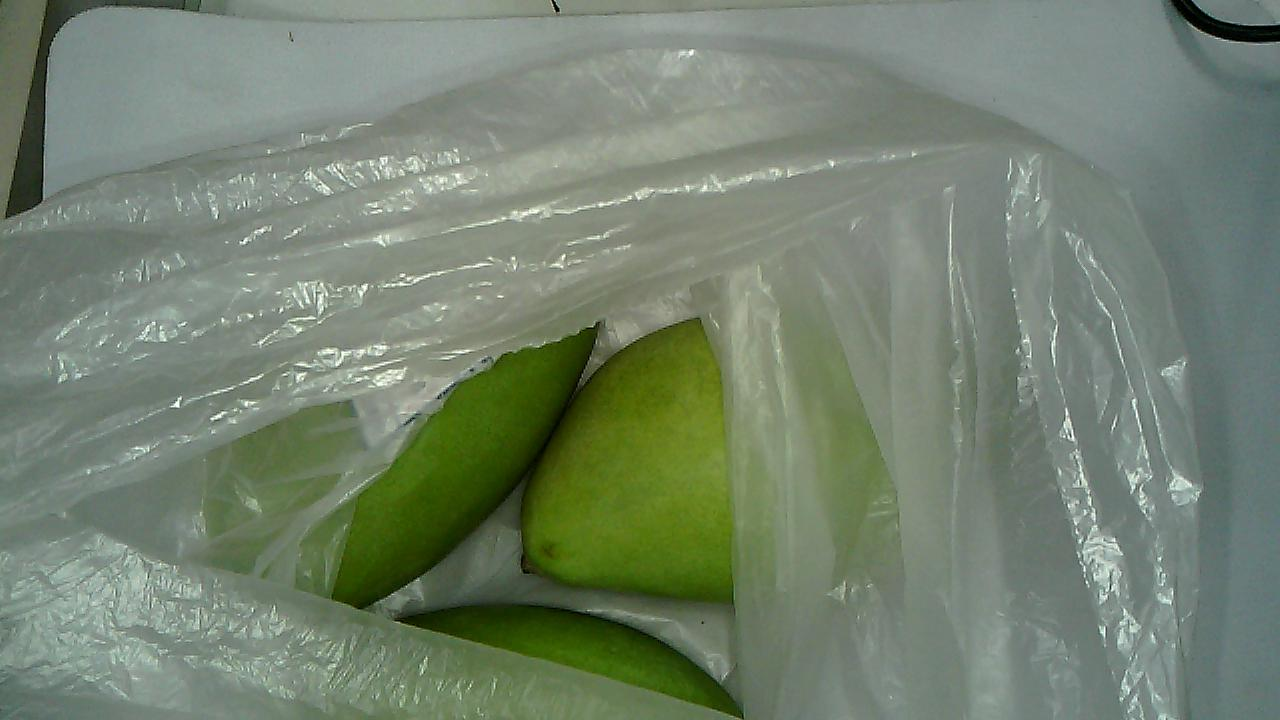
#> input picture lessons/image_processing/homework2/picture/1/2.jpg, 1280 x 720 px
$ python distance_cut.py   (older library calls are emulated)
#> lines starting #> are read from the running program, lines starting #| are printed output that depends on the picture; after the words box and inside, x2 and y2 are one past the last pixel; in counts of white or black regions, pixels touching at a corner belong together
import numpy as np
import matplotlib.pyplot as plt
from scipy import ndimage as ndi
from skimage import morphology,feature
import cv2


img_fil3 = 'picture/1/2.jpg'
img4 = cv2.imread(img_fil3)
#> img4 is the input picture: shape (720, 1280, 3); mean B, G, R 110.7, 129.6, 115.9
gray4 = cv2.cvtColor(img4, cv2.COLOR_BGR2GRAY)

#现在我们用分水岭算法分离两个圆
distance = ndi.distance_transform_edt(gray4) #距离变换
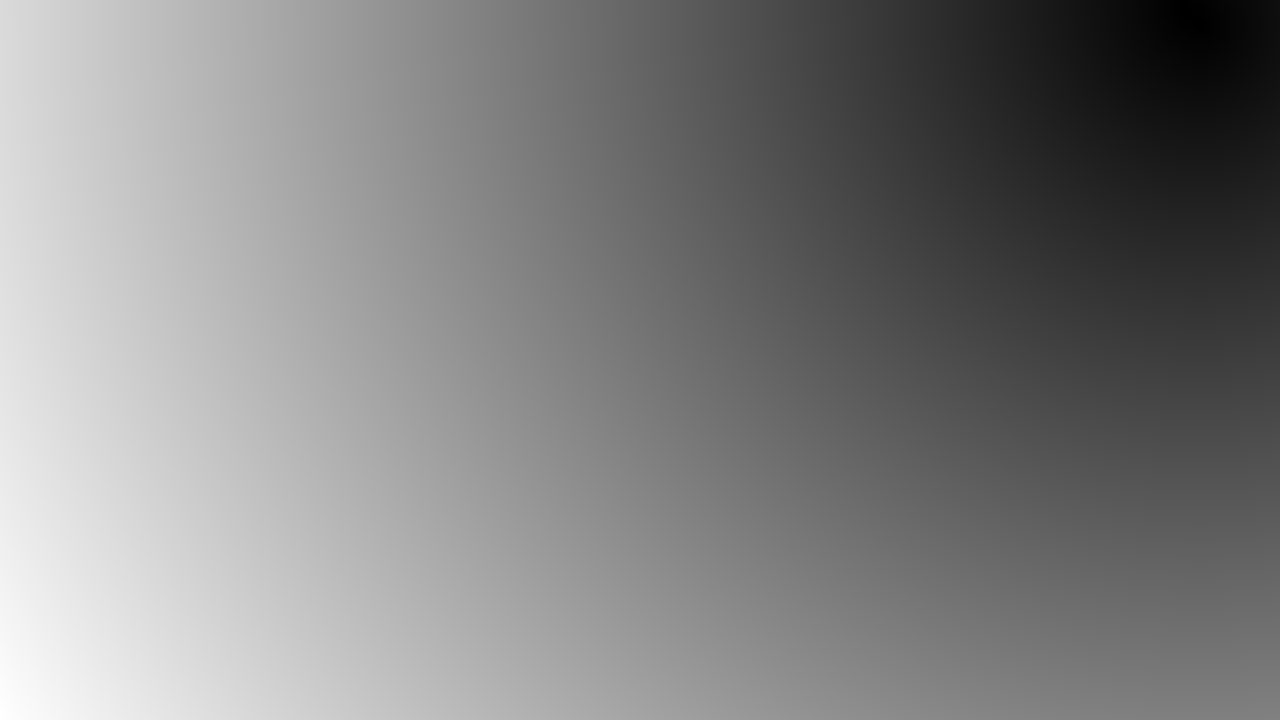
#> distance: shape (720, 1280) float64; min 0, max 1380.8, mean 705.6; drawn with min black and max white
local_maxi =feature.peak_local_max(distance, indices=False, footprint=np.ones((3, 3)),
                                   labels=gray4)   #寻找峰值
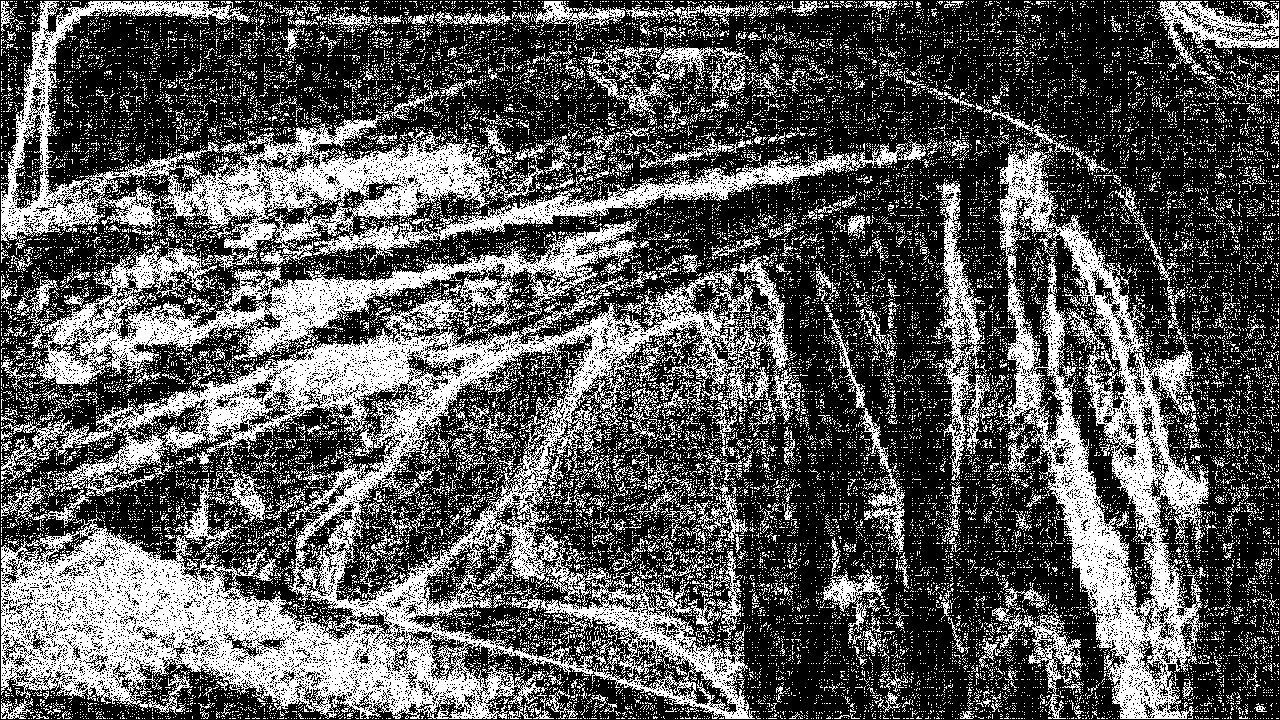
#> local_maxi: shape (720, 1280) bool; 35.1% white in thin lines or dots
markers = ndi.label(local_maxi)[0] #初始标记点
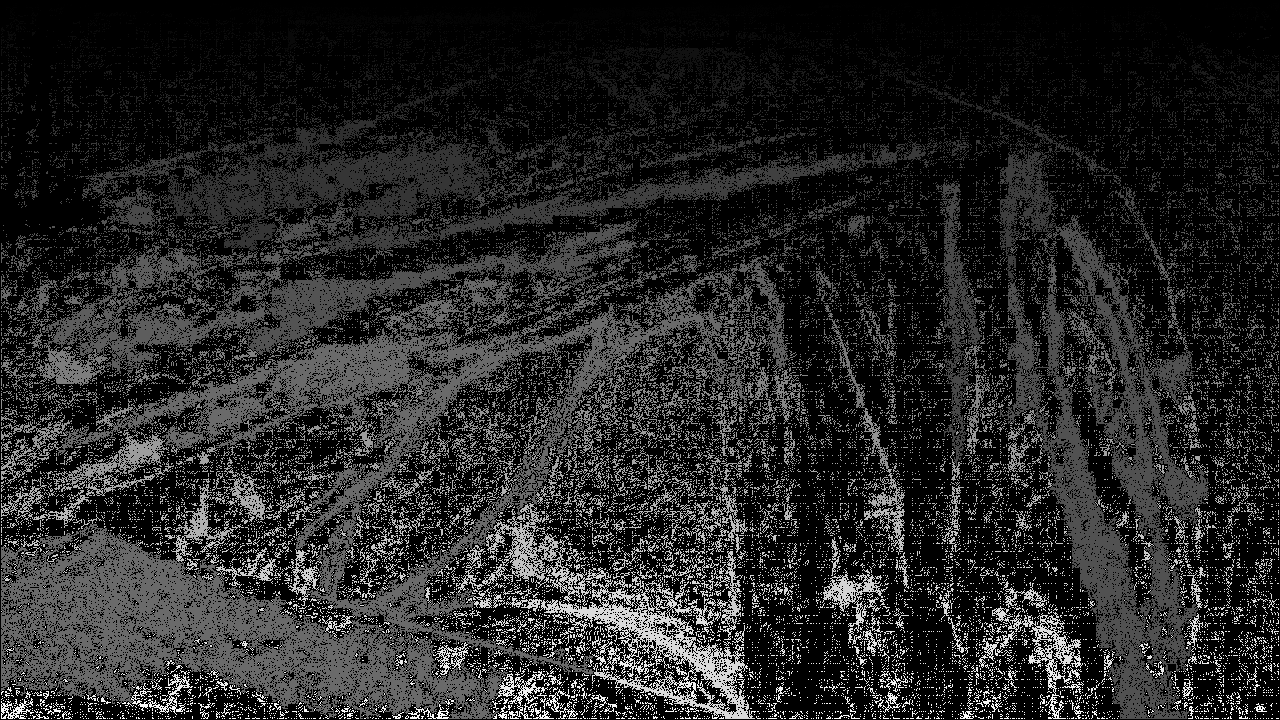
#> markers: shape (720, 1280) int32; min 0, max 54305, mean 8252.8; drawn with min black and max white
labels =morphology.watershed(-distance, markers, mask=gray4) #基于距离变换的分水岭算法
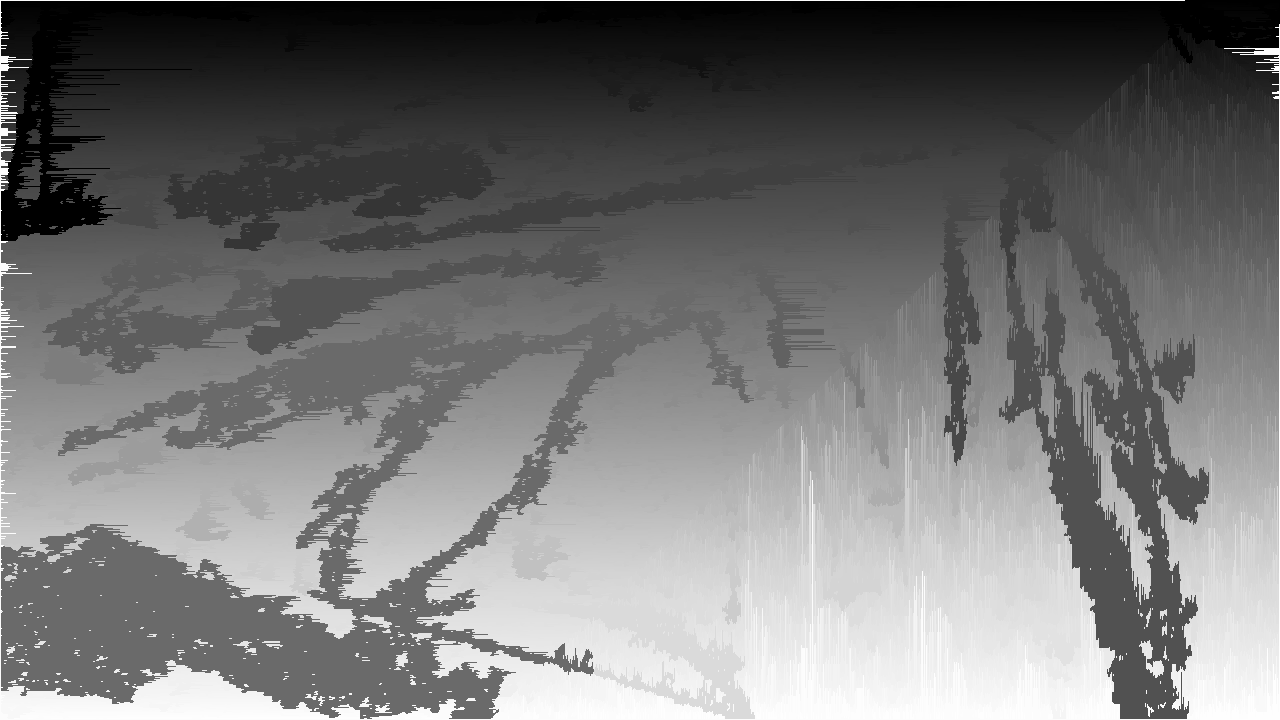
#> labels: shape (720, 1280) int32; min 0, max 54305, mean 25036.3; drawn with min black and max white

plt.subplot(2, 2, 1)
plt.imshow(gray4)
plt.subplot(2, 2, 2)
plt.imshow(-distance)
plt.subplot(2, 2, 3)
plt.imshow(markers)
plt.subplot(2, 2, 4)
plt.imshow(labels)
plt.show()
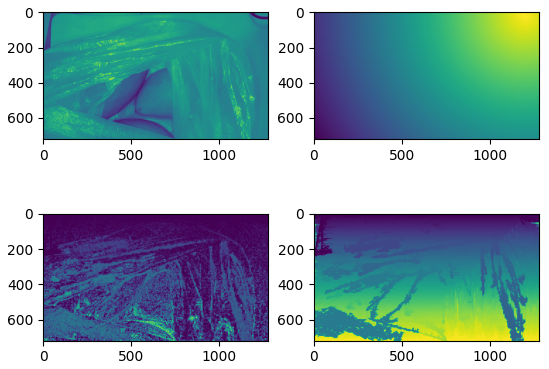
#> figure drawn by matplotlib, 4 panels

$ run again, with lessons/image_processing/homework2/picture/1/3.jpg copied over lessons/image_processing/homework2/picture/1/2.jpg
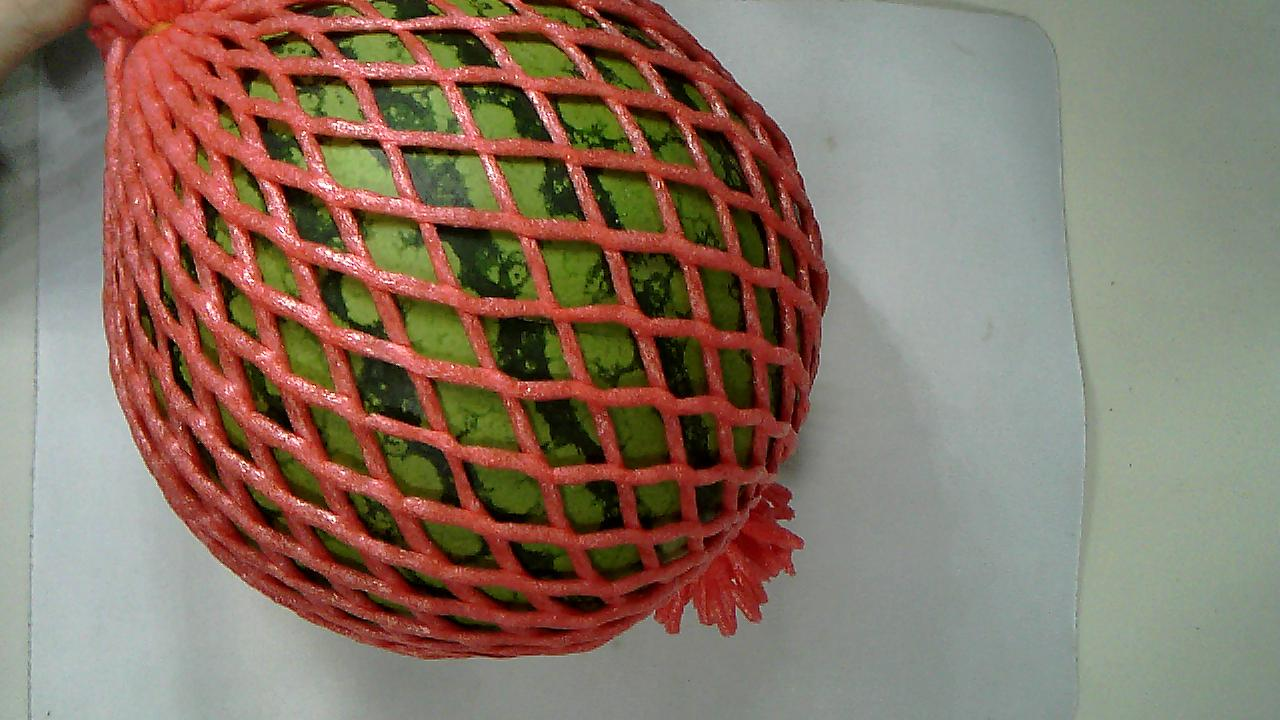
#> input picture lessons/image_processing/homework2/picture/1/3.jpg, 1280 x 720 px
#> img4 is the input picture: shape (720, 1280, 3); mean B, G, R 100.9, 116.2, 136.3
#> `local_maxi =feature.peak_local_max(distance, indices=False, footprint=..`:
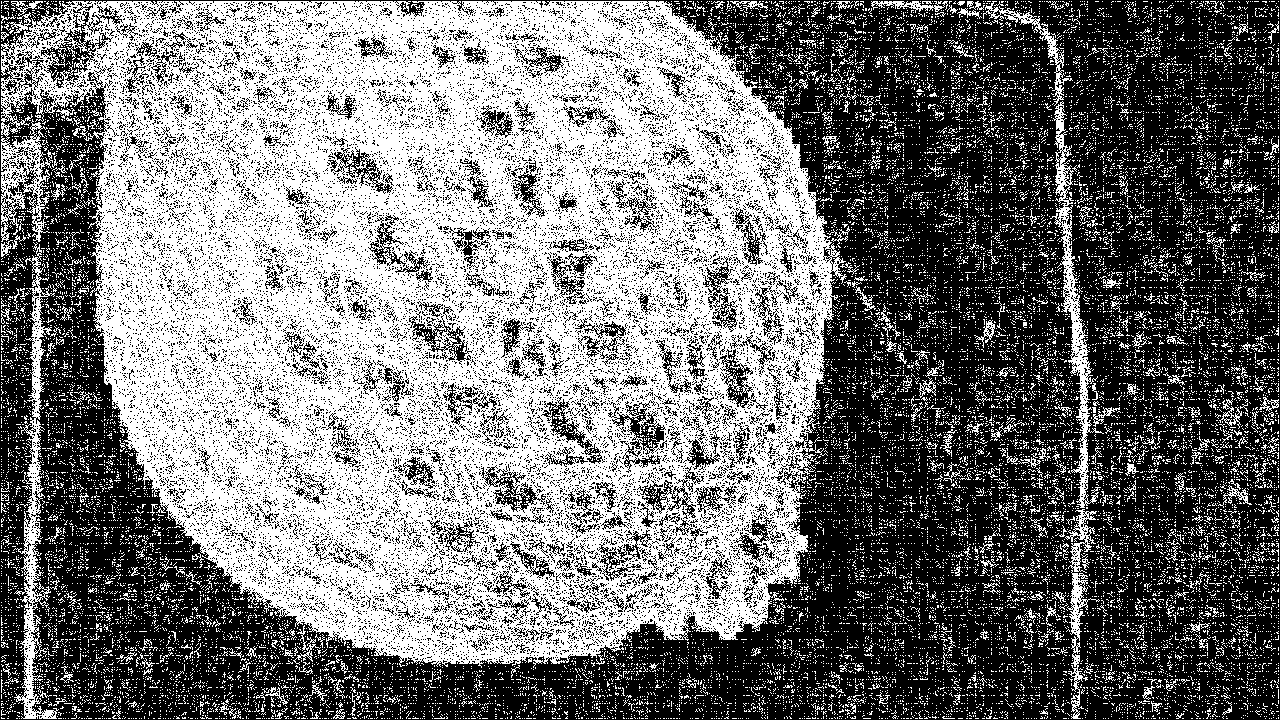
#> local_maxi: shape (720, 1280) bool; 46.1% white; 23277 white regions (22901 under 20 px), largest, box (x1, y1, x2, y2) and area: (1, 1, 847, 668) 343724, (13, 242, 59, 719) 4693, (1050, 101, 1104, 508) 3631
#> `plt.show()`:
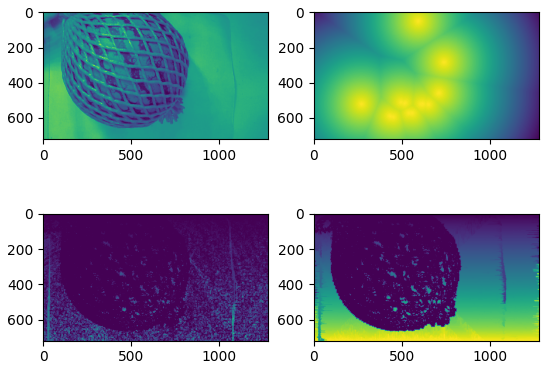
#> figure drawn by matplotlib, 4 panels

$ run again, with lessons/image_processing/homework2/picture/1/4.jpg copied over lessons/image_processing/homework2/picture/1/2.jpg
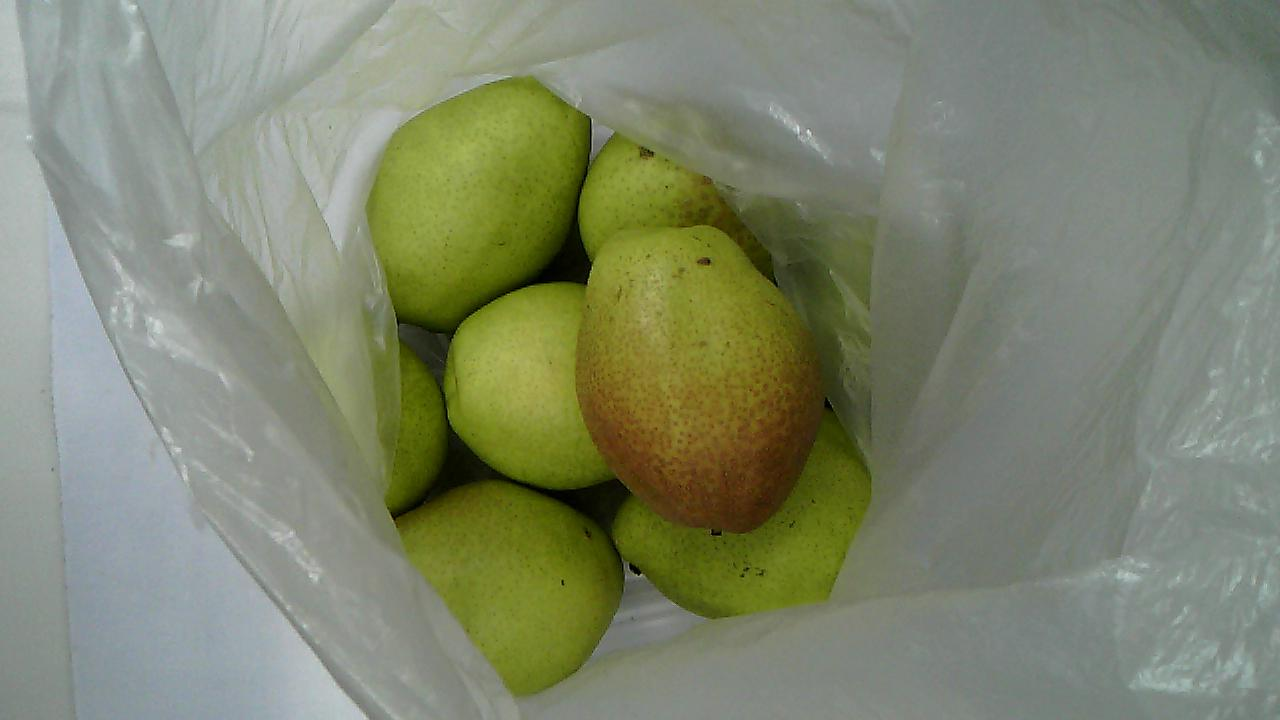
#> input picture lessons/image_processing/homework2/picture/1/4.jpg, 1280 x 720 px
#> img4 is the input picture: shape (720, 1280, 3); mean B, G, R 109.3, 133.7, 126.9
#> `local_maxi =feature.peak_local_max(distance, indices=False, footprint=..`:
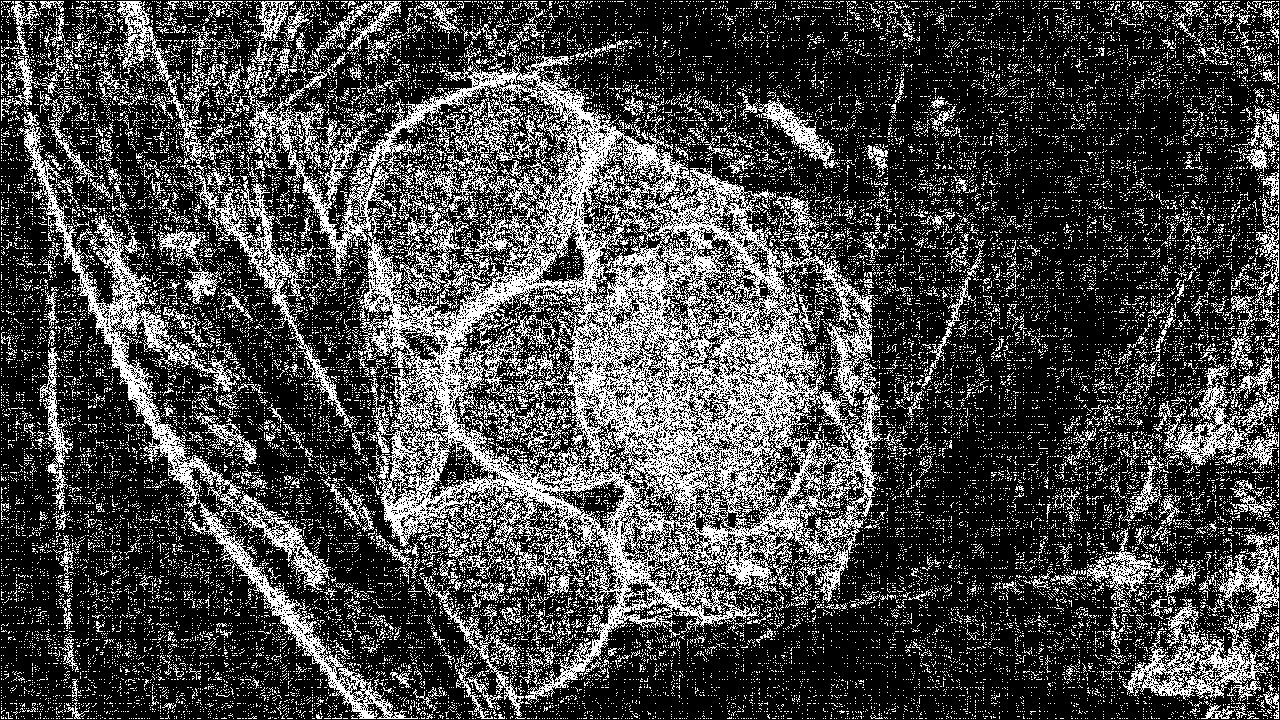
#> local_maxi: shape (720, 1280) bool; 28.1% white in thin lines or dots
#> `plt.show()`:
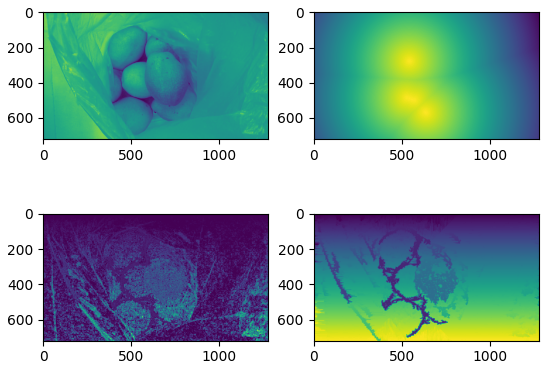
#> figure drawn by matplotlib, 4 panels
